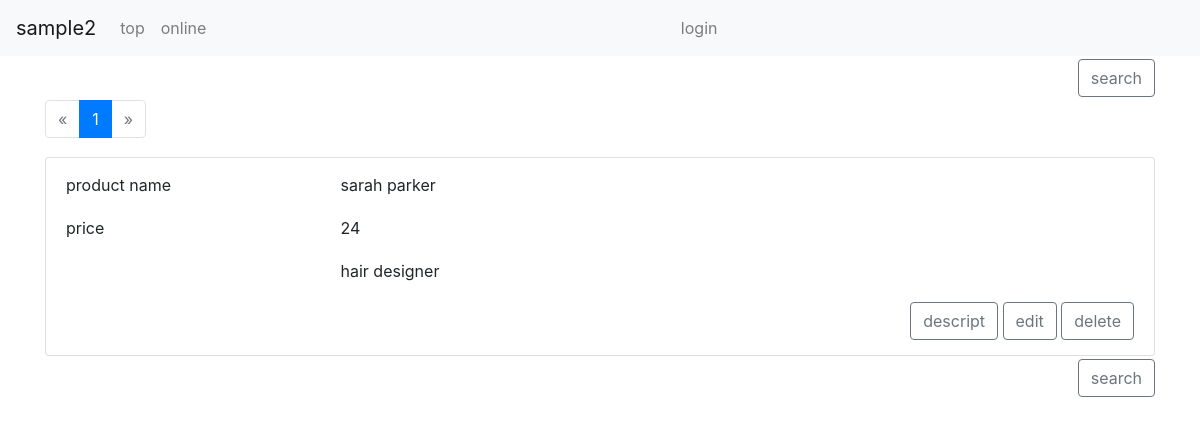
Before: /index/ with the older database file.
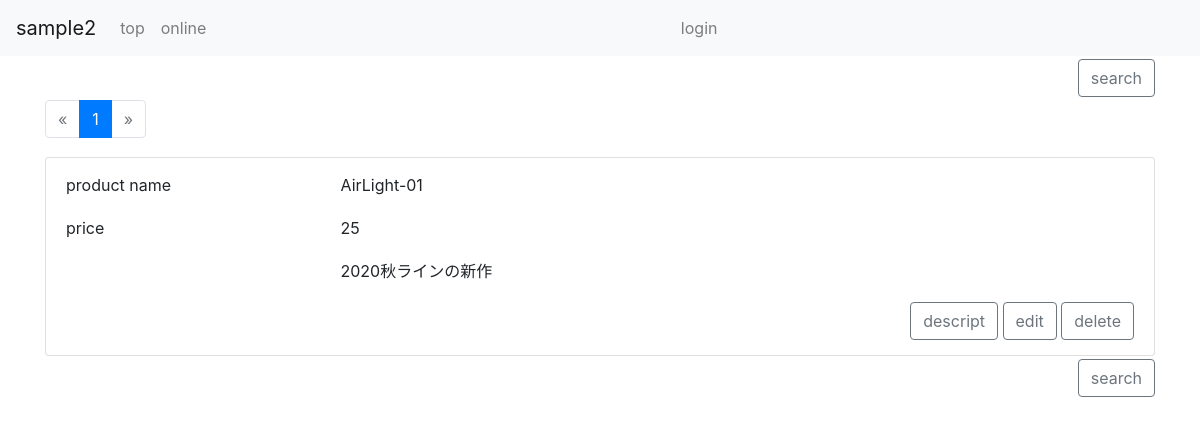
After: the same page with the newer database file.
### app/models.py (models this page shows, shortened)
class Item(models.Model):
    SEX_CHOICES = (
        (1, 'man'),
        (2, 'woman'),
        (3, 'child'),
    )
    name = models.CharField(
        verbose_name='product name',
        max_length=200,
    )
    age = models.IntegerField(
        verbose_name='price',
        validators=[validators.MinValueValidator(1)],
        blank=True,
        null=True,
    )
    sex = models.IntegerField(
        verbose_name='gender',
        choices=SEX_CHOICES,
        default=1
    )
    memo = models.TextField(
        verbose_name='add information',
        max_length=300,
        blank=True,
        null=True,
    )
    created_at = models.DateTimeField(
        verbose_name='registlation date',
        auto_now_add=True
    )
    class Meta:
        verbose_name = 'item'
        verbose_name_plural = 'item'

### app/views.py (the view)
# urls.py: path('index/',  ItemFilterView.as_view(), name='index'),
class ItemFilterView(FilterView):
    model = Item
    filterset_class = ItemFilter
    queryset = Item.objects.all().order_by('-created_at')
    strict = False
    paginate_by = 10
    def get(self, request, **kwargs):
        if request.GET:
            request.session['query'] = request.GET
        else:
            request.GET = request.GET.copy()
            if 'query' in request.session.keys():
                for key in request.session['query'].keys():
                    request.GET[key] = request.session['query'][key]
        return super().get(request, **kwargs)

### app/templates/app/item_filter.html (shortened to what this page needs)
{% extends "./_base.html" %}
{% block content %}
{% load crispy_forms_tags %}
<div class="container">
    <div class="row">
        <div class="col-12">
            <div class="float-right">
                <a class="btn btn-outline-secondary" data-toggle="modal" data-target="#myModal" href="#">search</a>
            </div>
        </div>
    </div>
    <div class="row" >
        <div class="col-12">
            {% include "./_pagination.html" %}
        </div>
    </div>
    <div class="row">
        <div class="col-12">
            <ul class="list-group">
                {% for item in item_list %}
                <li class="list-group-item">
                    <div class="row">
                        <div class="col-3">
                            <p>product name</p>
                        </div>
                        <div class="col-9">
                            <p>{{ item.name }}</p>
                        </div>
                    </div>
                    <div class="row">
                        <div class="col-3">
                            <p>price</p>
                        </div>
                        <div class="col-9">
                            <p>{{ item.age }}</p>
                        </div>
                    </div>
                    <div class="row">
                        <div class="col-3">
                        </div>
                        <div class="col-9">
                            <p>{{ item.memo }}</p>
                        </div>
                    </div>
                    <div class="row">
                        <div class="col-12">
                            <div class="float-right">
                                <a class="btn btn-outline-secondary " href="{% url 'detail' item.pk %}">descript</a>
                                <a class="btn btn-outline-secondary " href="{% url 'update' item.pk %}">edit</a>
                                <a class="btn btn-outline-secondary " href="{% url 'delete' item.pk %}">delete</a>
                            </div>
                        </div>
                    </div>
                </li>
                {% empty %}
                <li class="list-group-item">
                    empty
                </li>
                {% endfor %}
            </ul>
        </div>
    </div>
    <div class="row" >
        <div class="col-12">
            <div class="float-right">
                <a class="btn btn-outline-secondary" data-toggle="modal" data-target="#myModal" href="#">search</a>
            </div>
        </div>
    </div>
</div>
{% endblock %}

### app/templates/app/_base.html (shortened to what this page needs)
{% load static %}
<!DOCTYPE html>
<html lang="en">
<head>
    <link href="https://maxcdn.bootstrapcdn.com/bootstrap/4.0.0/css/bootstrap.min.css" rel="stylesheet"
>
    <link href="{% static "app/css/app.css" %}" rel="stylesheet">
</head>
<body>
    <nav class="navbar navbar-expand-lg navbar-light bg-light">
        <a class="navbar-brand" href="#">sample2</a>
        <div class="collapse navbar-collapse" id="Navber">
            <ul class="navbar-nav mr-auto">
                <li class="nav-item">
                    <a class="nav-link" href="{% url 'info_index'%}">top</a>
                </li>
                <li class="nav-item">
                    <a class="nav-link" href="{% url 'index'%}">online</a>
                </li>
            </ul>
            <ul class="navbar-nav mr-auto">
                {% if request.user.id != message.author.id %}
                <li class="nav-item">
                    <a class="nav-link" href="{% url 'admin:index'%}">owner</a>
                </li>
                <li class="nav-item">
                    <a class="nav-link" href="{% url 'admin:logout'%}">logout</a>
                </li>
                {% else %}
                <li>
                    <a class="nav-link" href="{% url 'admin:login' %}">login</a>
                </li>
                {% endif %}
            </ul>
        </div>
    </nav>
    {% block content %}
    {% endblock %}
</body>
</html>

### app/templates/app/_pagination.html (shortened to what this page needs)
{% load item_extras %}
<ul class="pagination">
    {% if page_obj.has_previous %}
        <li class="page-item pagination-prev">
            <a class="page-link" href="?{% url_replace request 'page' page_obj.previous_page_number %}">&laquo;</a>
        </li>
    {% else %}
        <li class="disabled page-item pagination-next">
            <span class="page-link">&laquo;</span>
        </li>
    {% endif %}
    {% for page in page_obj.paginator.page_range %}
        {% if page %}
            {% ifequal page page_obj.number %}
                <li class="active page-item">
                    <span class="page-link">{{ page }}
                    </span>
                </li>
            {% else %}
                <li class="page-item">
                    <a class="page-link" href="?{% url_replace request 'page' page %}">{{ page }}</a>
                </li>
            {% endifequal %}
        {% endif %}
    {% endfor %}
    {% if page_obj.has_next %}
        <li class="page-item pagination-next">
            <a class="page-link" href="?{% url_replace request 'page' page_obj.next_page_number %}">&raquo;</a>
        </li>
    {% else %}
        <li class="disabled page-item pagination-next">
            <span class="page-link ">&raquo;</span>
        </li>
    {% endif %}
</ul>

### app/static/app/css/app.css (style rules this page uses)
.row { margin-top:3px; margin-bottom:3px; }

Changed rows visible on the page:
removed Item: name "sarah parker", age "24", memo "hair designer"
added Item: name "AirLight-01", age "25", memo "2020秋ラインの新作"
